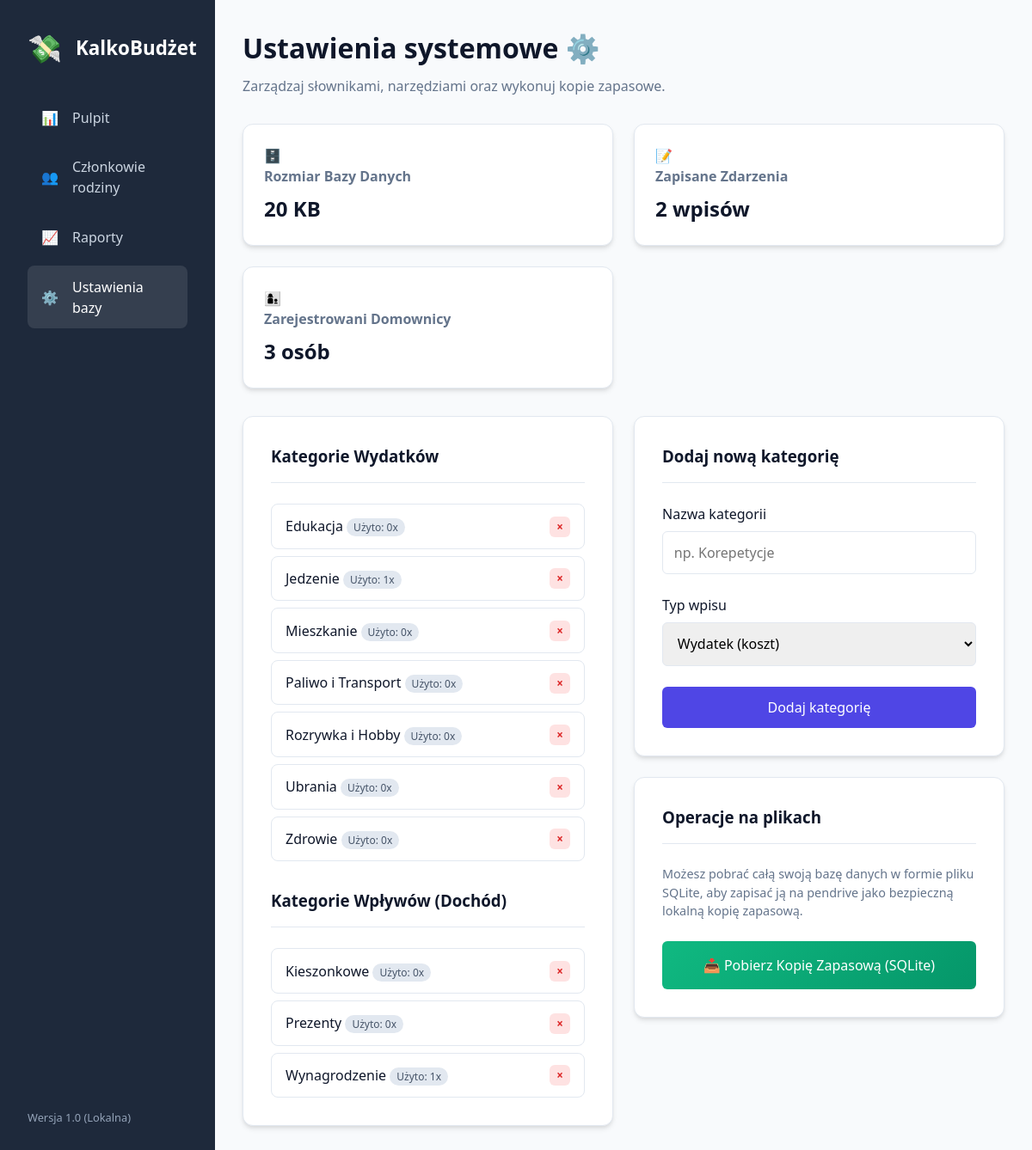
The app's page /settings.php, older data.
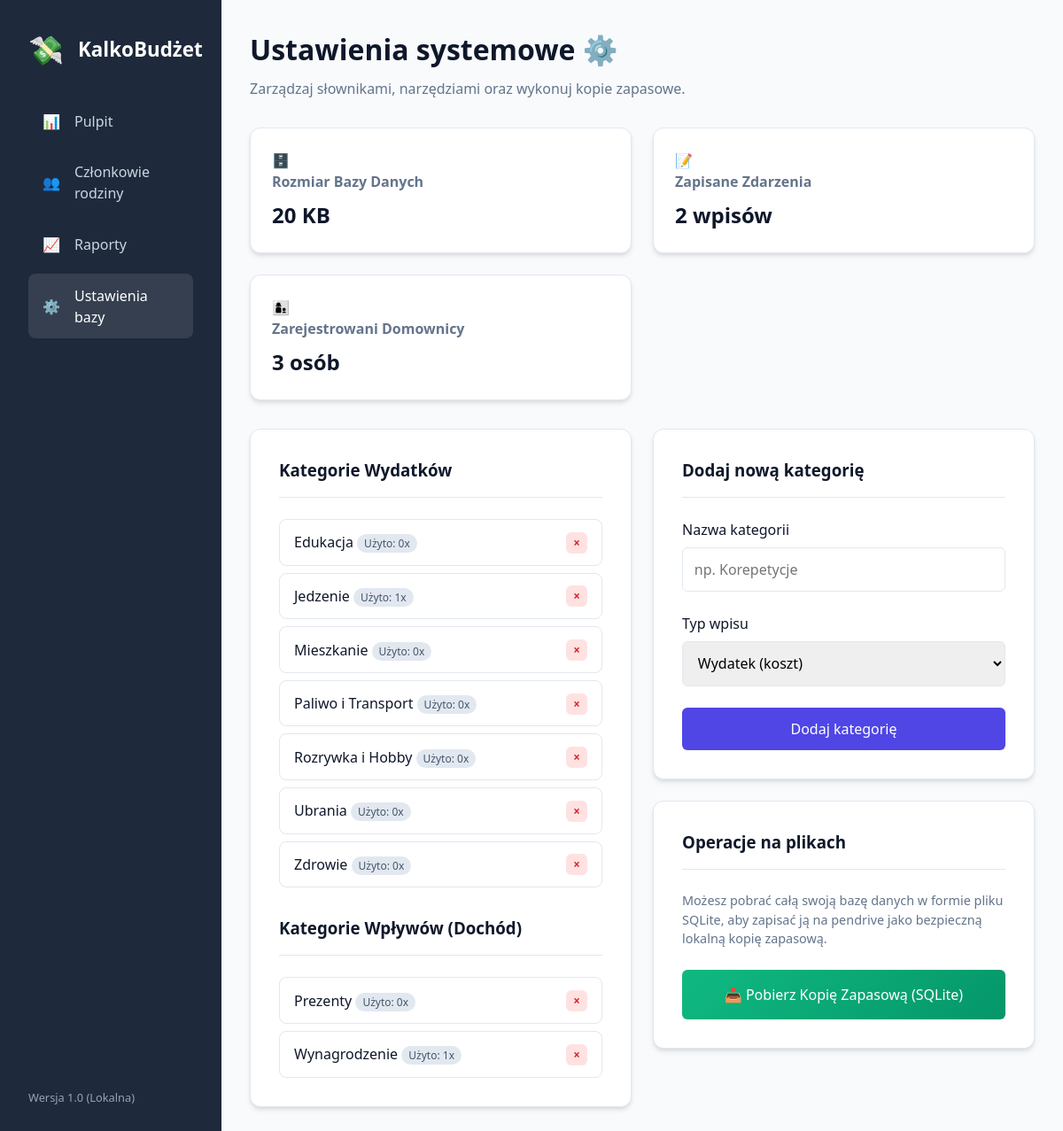
The same page, newer data.
### tables this page shows
CREATE TABLE categories (
                id INTEGER PRIMARY KEY AUTOINCREMENT,
                name TEXT NOT NULL,
                type TEXT NOT NULL CHECK(type IN ('income', 'expense'))
            );

### settings.php (the view, shortened to what this page needs)
<?php
require_once 'db.php';
$stmt = $db->query("
    SELECT c.*, COUNT(t.id) as tx_count
    FROM categories c
    LEFT JOIN transactions t ON c.id = t.category_id
    GROUP BY c.id
    ORDER BY c.type, c.name
");
$categories = $stmt->fetchAll(PDO::FETCH_ASSOC);
$expenses = array_filter($categories, fn($c) => $c['type'] === 'expense');
$incomes = array_filter($categories, fn($c) => $c['type'] === 'income');
$usersCount = $db->query("SELECT COUNT(*) FROM users")->fetchColumn();
$txCount = $db->query("SELECT COUNT(*) FROM transactions")->fetchColumn();
$dbSize = file_exists('budget.sqlite') ? round(filesize('budget.sqlite') / 1024, 2) : 0;
?>
<!DOCTYPE html>
<html lang="pl">
<head>
    <link rel="stylesheet" href="style.css">
</head>
<body>
    <div class="app-container">
        <nav class="sidebar glass-effect">
            <div class="logo">
                <div class="logo-icon">💸</div>
                <h1>KalkoBudżet</h1>
            </div>
            <ul class="nav-links">
                <li><a href="index.php"><span class="nav-icon">📊</span> Pulpit</a></li>
                <li><a href="members.php"><span class="nav-icon">👥</span> Członkowie rodziny</a></li>
                <li><a href="reports.php"><span class="nav-icon">📈</span> Raporty</a></li>
                <li class="active"><a href="settings.php"><span class="nav-icon">⚙️</span> Ustawienia bazy</a></li>
            </ul>
            <div class="sidebar-footer">
                <p>Wersja 1.0 (Lokalna)</p>
            </div>
        </nav>
        <main class="main-content">
            <header class="topbar">
                <div>
                    <h2 class="greeting">Ustawienia systemowe ⚙️</h2>
                    <p class="subtitle">Zarządzaj słownikami, narzędziami oraz wykonuj kopie zapasowe.</p>
                </div>
            </header>
            <div class="dashboard-cards" style="margin-bottom: 2rem;">
                <div class="card glass-effect gradient-blue">
                    <div class="card-icon">🗄️</div>
                    <h3>Rozmiar Bazy Danych</h3>
                    <p class="amount" style="font-size: 1.5rem;"><?= $dbSize ?> KB</p>
                </div>
                <div class="card glass-effect gradient-red">
                    <div class="card-icon">📝</div>
                    <h3>Zapisane Zdarzenia</h3>
                    <p class="amount" style="font-size: 1.5rem;"><?= $txCount ?> wpisów</p>
                </div>
                <div class="card glass-effect gradient-green">
                    <div class="card-icon">👩‍👦</div>
                    <h3>Zarejestrowani Domownicy</h3>
                    <p class="amount" style="font-size: 1.5rem;"><?= $usersCount ?> osób</p>
                </div>
            </div>
            <div class="settings-grid">
                <section class="glass-effect section-box">
                    <div class="section-header">
                        <h3>Kategorie Wydatków</h3>
                    </div>
                    <div class="cat-list" style="margin-bottom: 2rem;">
                        <?php foreach($expenses as $c): ?>
                            <div class="cat-item">
                                <div>
                                    <span style="font-weight: 500;"><?= htmlspecialchars($c['name']) ?></span>
                                    <span class="badge-info">Użyto: <?= $c['tx_count'] ?>x</span>
                                </div>
                                <form action="delete_category.php" method="POST" style="margin: 0;" onsubmit="return confirm('Trwale usunąć tę kategorię?');">
                                    <button type="submit" class="btn-delete" title="Usuń kategorię" style="width: 24px; height: 24px;">×</button>
                                </form>
                            </div>
                        <?php endforeach; ?>
                    </div>
                    <div class="section-header">
                        <h3>Kategorie Wpływów (Dochód)</h3>
                    </div>
                    <div class="cat-list">
                        <?php foreach($incomes as $c): ?>
                            <div class="cat-item">
                                <div>
                                    <span style="font-weight: 500;"><?= htmlspecialchars($c['name']) ?></span>
                                    <span class="badge-info">Użyto: <?= $c['tx_count'] ?>x</span>
                                </div>
                                <form action="delete_category.php" method="POST" style="margin: 0;" onsubmit="return confirm('Trwale usunąć tę kategorię?');">
                                    <button type="submit" class="btn-delete" title="Usuń kategorię" style="width: 24px; height: 24px;">×</button>
                                </form>
                            </div>
                        <?php endforeach; ?>
                    </div>
                </section>
                <div style="display: flex; flex-direction: column; gap: 1.5rem;">
                    <section class="glass-effect section-box">
                        <div class="section-header">
                            <h3>Dodaj nową kategorię</h3>
                        </div>
                        <form action="add_category.php" method="POST" class="add-form">
                            <div class="form-group">
                                <label for="cat_name">Nazwa kategorii</label>
                                <input type="text" id="cat_name" name="name" required placeholder="np. Korepetycje">
                            </div>
                            <div class="form-group">
                                <label for="cat_type">Typ wpisu</label>
                                <select id="cat_type" name="type" required>
                                    <option value="expense">Wydatek (koszt)</option>
                                </select>
                            </div>
                            <button type="submit" class="btn-primary full-width">Dodaj kategorię</button>
                        </form>
                    </section>
                    <section class="glass-effect section-box">
                        <div class="section-header">
                            <h3>Operacje na plikach</h3>
                        </div>
                        <p style="color: var(--text-secondary); font-size: 0.9rem; margin-bottom: 1.5rem;">
                            Możesz pobrać całą swoją bazę danych w formie pliku SQLite, aby zapisać ją na pendrive jako bezpieczną lokalną kopię zapasową.
                        </p>
                        <a href="export_db.php" class="btn-primary" style="display: block; text-align: center; text-decoration: none; padding: 1rem; background: linear-gradient(135deg, #10b981 0%, #059669 100%);">📥 Pobierz Kopię Zapasową (SQLite)</a>
                    </section>
                </div>
            </div>
        </main>
    </div>
</body>
</html>

### style.css (style rules this page uses)
:root { --bg-color: #f8fafc; --sidebar-bg: #1e293b; --card-bg: #ffffff; --text-primary: #0f172a; --text-secondary: #64748b; --text-sidebar: #f8fafc; --accent-color: #4f46e5; --accent-hover: #4338ca; --green-color: #10b981; --red-color: #ef4444; --blue-color: #3b82f6; --border-color: #e2e8f0; --shadow: 0 4px 6px -1px rgba(0, 0, 0, 0.1), 0 2px 4px -1px rgba(0, 0, 0, 0.06); }
* { margin: 0; padding: 0; box-sizing: border-box; font-family: 'Segoe UI', system-ui, sans-serif; }
body { background-color: var(--bg-color); color: var(--text-primary); min-height: 100vh; font-size: 16px; line-height: 1.5; }
.app-container { display: flex; min-height: 100vh; width: 100%; }
.sidebar { width: 250px; background-color: var(--sidebar-bg); color: var(--text-sidebar); padding: 2rem; display: flex; flex-direction: column; gap: 2rem; flex-shrink: 0; }
.logo { display: flex; align-items: center; gap: 1rem; }
.logo-icon { font-size: 2rem; }
.logo h1 { font-size: 1.4rem; color: #fff; }
.nav-links { list-style: none; display: flex; flex-direction: column; gap: 0.5rem; }
.nav-links a { text-decoration: none; color: #cbd5e1; display: flex; align-items: center; gap: 1rem; padding: 0.8rem 1rem; border-radius: 8px; transition: background 0.2s; }
.nav-links a:hover, .nav-links li.active a { background-color: rgba(255, 255, 255, 0.1); color: #fff; }
.sidebar-footer { margin-top: auto; font-size: 0.8rem; color: #94a3b8; }
.main-content { flex: 1; padding: 2rem; max-width: 1200px; }
.topbar { margin-bottom: 2rem; }
.greeting { font-size: 2rem; margin-bottom: 0.5rem; }
.subtitle { color: var(--text-secondary); }
.dashboard-cards { display: grid; grid-template-columns: repeat(auto-fit, minmax(280px, 1fr)); gap: 1.5rem; margin-bottom: 2rem; }
.card { background-color: var(--card-bg); padding: 1.5rem; border-radius: 12px; box-shadow: var(--shadow); border: 1px solid var(--border-color); }
.card h3 { font-size: 1rem; color: var(--text-secondary); margin-bottom: 0.5rem; }
.card .amount { font-size: 2rem; font-weight: 700; }
.section-box { background-color: var(--card-bg); padding: 2rem; border-radius: 12px; box-shadow: var(--shadow); border: 1px solid var(--border-color); }
.section-header { display: flex; justify-content: space-between; align-items: center; margin-bottom: 1.5rem; padding-bottom: 1rem; border-bottom: 1px solid var(--border-color); }
.btn-delete { background-color: #fee2e2; color: #dc2626; border: none; width: 30px; height: 30px; border-radius: 6px; cursor: pointer; font-weight: bold; }
.btn-primary { background-color: var(--accent-color); color: white; border: none; padding: 0.8rem 1.5rem; border-radius: 6px; font-size: 1rem; cursor: pointer; font-weight: 500; }
.btn-primary.full-width { width: 100%; }
.form-group { margin-bottom: 1.5rem; }
label { display: block; margin-bottom: 0.5rem; color: var(--text-primary); font-weight: 500; }
input[type="text"], input[type="number"], input[type="date"], select { width: 100%; padding: 0.8rem; border: 1px solid var(--border-color); border-radius: 6px; font-size: 1rem; }

### settings.php (style rules this page uses)
.settings-grid { display: grid; grid-template-columns: 1fr 1fr; gap: 1.5rem; }
.cat-list { display: flex; flex-direction: column; gap: 0.5rem; }
.cat-item { display: flex; justify-content: space-between; align-items: center; background: rgba(255,255,255,0.6); padding: 0.8rem 1rem; border-radius: 8px; border: 1px solid #e2e8f0; }
.badge-info { font-size: 0.75rem; background: #e2e8f0; padding: 2px 8px; border-radius: 12px; color: #475569; }

Row changes from the older to the newer data that the page shows:
removed categories: name "Kieszonkowe", tx_count "0", shown under "Kategorie Wpływów (Dochód)"
